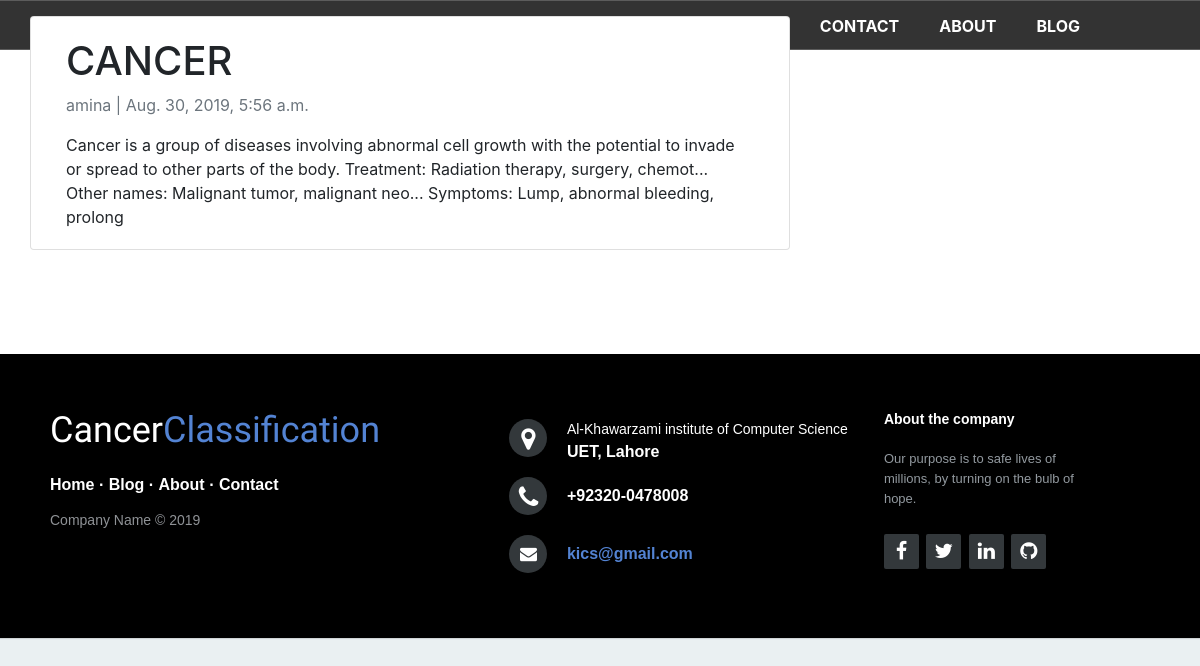
Page /CANCER/ on the committed database.
### myapp/models.py (models this page shows, shortened)
class Blog(models.Model):
    title = models.CharField(max_length=200, unique=True)
    slug = models.SlugField(max_length=200, unique=True)
    author = models.ForeignKey(User, on_delete= models.CASCADE,related_name='blog_posts')
    updated_on = models.DateTimeField(auto_now= True)
    content = models.TextField()
    created_on = models.DateTimeField(auto_now_add=True)
    status = models.IntegerField(choices=STATUS, default=0)
    class Meta:
        ordering = ['-created_on']

### myapp/views.py (the view)
# urls.py: path('<slug:slug>/', views.BlogDetail.as_view(), name='blog_detail'),
class BlogDetail(generic.DetailView):
    model = Blog
    template_name = 'blog_detail.html'

### myapp/templates/blog_detail.html
{% extends 'base.html' %}
{% block blog_detail %}
<div class="container">
  <div class="row">
    <div class="col-md-8 card mb-4  mt-3 left  top">
      <div class="card-body">
        <h1>{% block title %} {{ object.title }} {% endblock title %}</h1>
        <p class=" text-muted">{{ blog.author }} | {{ blog.created_on }}</p>
        <p class="card-text ">{{ object.content | safe }}</p>
      </div>
    </div>
  </div>
</div>
{% endblock %}

### myapp/templates/base.html (shortened to what this page needs)
{% load static from staticfiles %}
<!DOCTYPE html>
<html lang="en">
<head>
    <link rel="stylesheet" href="https://cdnjs.cloudflare.com/ajax/libs/font-awesome/4.7.0/css/font-awesome.min.css">
    <link rel="stylesheet" href="http://maxcdn.bootstrapcdn.com/font-awesome/4.2.0/css/font-awesome.min.css">
    <link rel="stylesheet" href="{% static 'app1/CSS1/font-awesome.min.css' %}">
    <link rel='stylesheet' href="{% static 'app1/CSS1/all.css' %}">
    <link rel="stylesheet" href="{% static 'app1/CSS1/demo.css'%}">
    <link rel="stylesheet" href="{% static 'app1/CSS1/footer-distributed-with-address-and-phones.css'%}">
    <link rel="stylesheet" href="{% static 'app1/CSS1/font-awesome.min1.css'%}">
    <link rel="stylesheet" type="text/css" href="{% static 'app1/CSS1/css.css' %}">
    <link rel = "stylesheet" type = "text/css" href = "{% static 'base.css' %}">
    <link rel = "stylesheet" type = "text/css" href = "{% static 'app1/CSS/main.css' %}">
    <link rel="stylesheet" href="https://stackpath.bootstrapcdn.com/bootstrap/4.3.1/css/bootstrap.min.css">
    <link rel="stylesheet" href="https://stackpath.bootstrapcdn.com/bootstrap/4.1.3/css/bootstrap.min.css">
    <link rel="stylesheet" href="https://maxcdn.bootstrapcdn.com/bootstrap/4.0.0/css/bootstrap.min.css"
 />
</head>
<body>
   <nav>
        <ul>
            <li  ><a href="http://127.0.0.1:8000">Home</a></li>
            <li ><a href="http://127.0.0.1:8000/contact">Contact</a></li>
            <li ><a href="#">About</a></li>
            <li ><a href="http://127.0.0.1:8000/BLOG-LIST">Blog</a></li>
        </ul>
    </nav>
{% block blog_detail %}
{% endblock %}
</body>
<footer class="footer-distributed " style="background: black">
    <div class="footer-left">
        <h3>Cancer<span>Classification</span></h3>
        <p class="footer-links">
            <a href="http://127.0.0.1:8000">Home</a>
          ·
            <a href="http://127.0.0.1:8000/BLOG-LIST">Blog</a>
          ·
            <a href="#">About</a>
          ·
            <a href="http://127.0.0.1:8000/contact">Contact</a>
        </p>
        <p class="footer-company-name">Company Name &copy; 2019</p>
    </div>
    <div class="footer-center">
        <div>
            <i class="fa fa-map-marker"></i>
            <p><span>Al-Khawarzami institute of Computer Science</span> UET, Lahore</p>
        </div>
        <div>
            <i class="fa fa-phone"></i>
            <p>+92320-0478008</p>
        </div>
        <div>
            <i class="fa fa-envelope"></i>
            <p><a href="mailto:support@company.com">kics@gmail.com</a></p>
        </div>
    </div>
    <div class="footer-right">
        <p class="footer-company-about">
          <span>About the company</span>
          Our purpose is to safe lives of millions, by turning on the bulb of hope.
        </p>
        <div class="footer-icons">
            <a href="#"><i class="fa fa-facebook"></i></a>
            <a href="#"><i class="fa fa-twitter"></i></a>
            <a href="#"><i class="fa fa-linkedin"></i></a>
            <a href="#"><i class="fa fa-github"></i></a>
        </div>
    </div>
</footer>
</html>

### myapp/static/app1/CSS1/all.css (style rules this page uses)
.fa,.fab,.fal,.far,.fas { -moz-osx-font-smoothing:grayscale;-webkit-font-smoothing:antialiased;display:inline-block;font-style:normal;font-variant:normal;text-rendering:auto;line-height:1 }
.fa-envelope:before { content:"\f0e0" }
.fa-facebook:before { content:"\f09a" }
.fa-github:before { content:"\f09b" }
.fa-linkedin:before { content:"\f08c" }
.fa-map-marker:before { content:"\f041" }
.fa-phone:before { content:"\f095" }
.fa-twitter:before { content:"\f099" }
.fa,.far,.fas { font-family:"Font Awesome 5 Free" }
.fa,.fas { font-weight:900 }

### myapp/static/app1/CSS1/demo.css (style rules this page uses)
* { padding:0; margin:0; }
html { background-color: #eaf0f2; }
body { font:14px/1.5 Arial, Helvetica, sans-serif; }
footer { position: fixed; bottom: 0; }
@media (max-height:800px) { footer { position: static; } }

### myapp/static/app1/CSS1/footer-distributed-with-address-and-phones.css (style rules this page uses)
.footer-distributed { background-color: #292c2f; box-shadow: 0 1px 1px 0 rgba(0, 0, 0, 0.12); box-sizing: border-box; width: 100%; text-align: left; font: bold 16px sans-serif; padding: 55px 50px; margin-top: 80px; }
.footer-distributed .footer-left, .footer-distributed .footer-center, .footer-distributed .footer-right { display: inline-block; vertical-align: top; }
.footer-distributed .footer-left { width: 40%; }
.footer-distributed h3 { color: #ffffff; font: normal 36px 'Cookie', cursive; margin: 0; }
.footer-distributed h3 span { color: #5383d3; }
.footer-distributed .footer-links { color: #ffffff; margin: 20px 0 12px; padding: 0; }
.footer-distributed .footer-links a { display:inline-block; line-height: 1.8; text-decoration: none; color: inherit; }
.footer-distributed .footer-company-name { color: #8f9296; font-size: 14px; font-weight: normal; margin: 0; }
.footer-distributed .footer-center { width: 35%; }
.footer-distributed .footer-center i { background-color: #33383b; color: #ffffff; font-size: 25px; width: 38px; height: 38px; border-radius: 50%; text-align: center; line-height: 42px; margin: 10px 15px; vertical-align: middle; }
.footer-distributed .footer-center i.fa-envelope { font-size: 17px; line-height: 38px; }
.footer-distributed .footer-center p { display: inline-block; color: #ffffff; vertical-align: middle; margin:0; }
.footer-distributed .footer-center p span { display:block; font-weight: normal; font-size:14px; line-height:2; }
.footer-distributed .footer-center p a { color: #5383d3; text-decoration: none;; }
.footer-distributed .footer-right { width: 20%; }
.footer-distributed .footer-company-about { line-height: 20px; color: #92999f; font-size: 13px; font-weight: normal; margin: 0; }
.footer-distributed .footer-company-about span { display: block; color: #ffffff; font-size: 14px; font-weight: bold; margin-bottom: 20px; }
.footer-distributed .footer-icons { margin-top: 25px; }
.footer-distributed .footer-icons a { display: inline-block; width: 35px; height: 35px; cursor: pointer; background-color: #33383b; border-radius: 2px; font-size: 20px; color: #ffffff; text-align: center; line-height: 35px; margin-right: 3px; margin-bottom: 5px; }

### rows in the picture
Blog: title "CANCER", author "amina", created_on "Aug. 30, 2019, 5:56 a.m.", content "Cancer is a group of diseases involving abnormal cell growth with the potential to invade or spread to other parts of the body. Treatment: Radiation therapy, surgery, chemot... Other names: Malignant tumor, malignant neo... Symptoms: Lump, abnormal bleeding, prolong"
